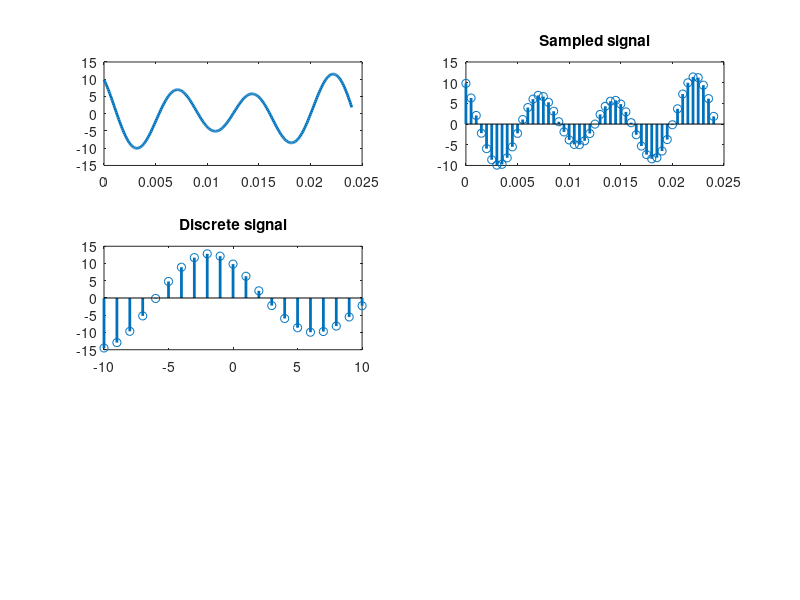

MATLAB code for this plot: (Note: this script raises an error after producing the figure.)
clc;
clear all;
close all;

Fo = 125; % Signal Frequency
To = 1/Fo; % Signal Period
Fs1 = 2000; % Sampling Frequency which is greater than Nyquist Rate
Ts1 = 1/Fs1;


n=-10:10;
tc =0:To/100:3*To; % Time axis for continuous signal
xc = 10*cos(250*pi*tc+(60*pi/180))+5*sin(200*pi*tc+(75*pi/180)); % continuous signal

ts=0:Ts1:3*To;% Time axis for continuous signal
xs = 10*cos(250*pi*ts+(60*pi/180))+5*sin(200*pi*ts+(75*pi/180)); % continuous signal
subplot(321)
plot(tc, xc, 'Linewidth', 2); % plotting continuous-time signal
subplot(322)
stem(ts, xs, 'Linewidth', 2)
title("Sampled signal")

subplot(323)
 % Time axis for continuous signal
xs = 10*cos(250*pi*n*Ts1+(60*pi/180))+5*sin(200*pi*n*Ts1+(75*pi/180));
stem(n, xs, 'Linewidth', 2)
title("Discrete signal")

%% Up-sampling
L=3;            %Scaling factor
[xup, nup] = upsampling(xs, n, L);
subplot(324)
stem(nup,xup, 'Linewidth',2);
title("Up-sampled Signal");

%% Down-sampling
M = 4;
[xdown, ndown] = downsampling(xup,nup,M);
subplot(325)
stem(ndown, xdown, 'Linewidth', 2);
title('Down-sampled Signal/Final Output');

